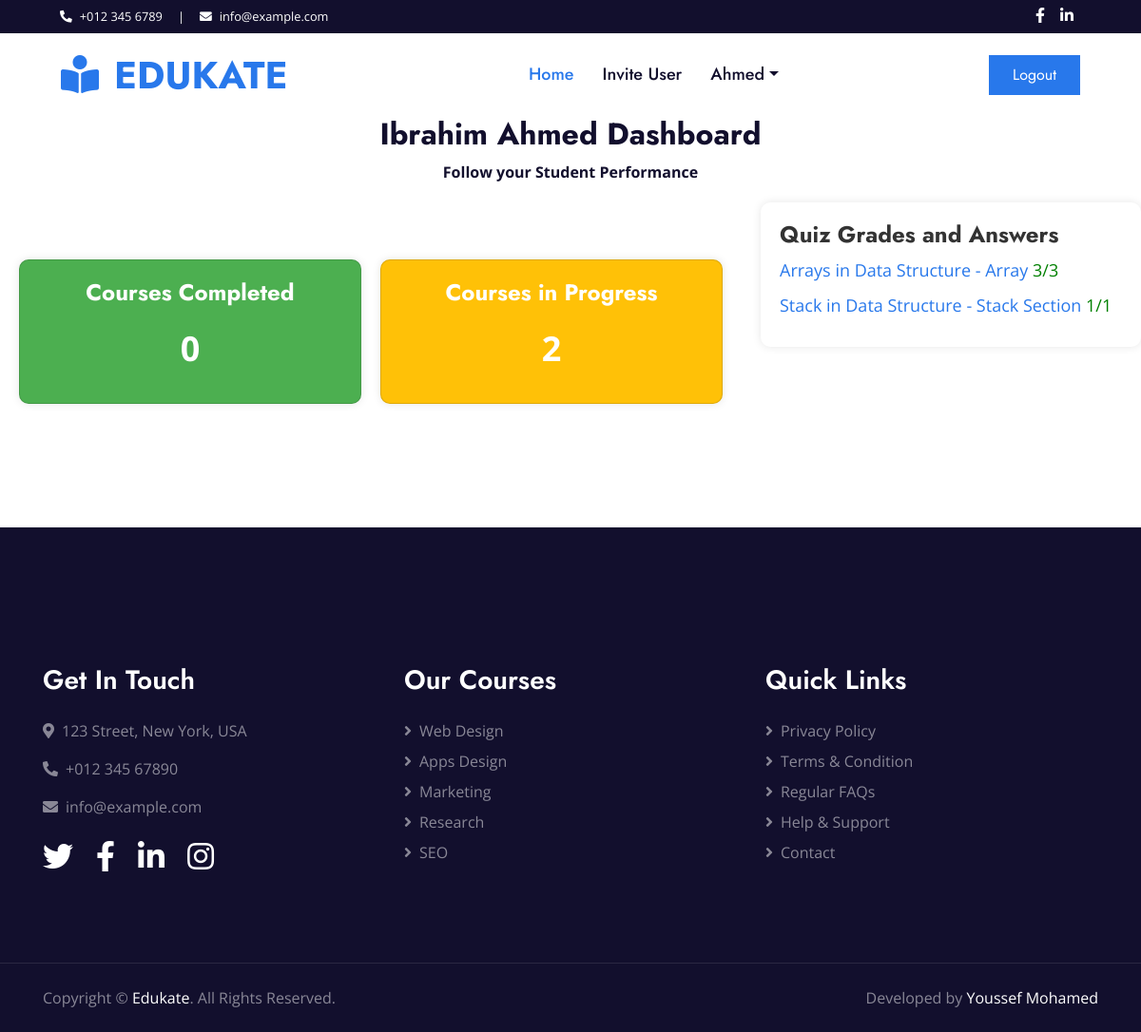
The page /student/dashboard/49 (signed in) on the database its author committed.
### register/models.py (models this page shows, shortened)
class Student(models.Model):
    user = models.OneToOneField(User, on_delete=models.CASCADE)
    name = models.CharField(max_length=50)
    photo = models.ImageField(upload_to='student_photo/%Y/%m/%d/')
    invited_by = models.ForeignKey(Instructor, on_delete=models.CASCADE , to_field='id')

### student/models.py (models this page shows, shortened)
class QuizResult(models.Model):
    lesson = models.ForeignKey(Lesson, on_delete=models.CASCADE)
    quiz = models.ForeignKey(Quiz, on_delete=models.CASCADE)
    student = models.ForeignKey(Student, on_delete=models.CASCADE)
    student_mark = models.IntegerField()
    quiz_mark = models.IntegerField()
    passed = models.CharField(max_length=20)
    class Meta:
        constraints  = [
            models.UniqueConstraint(fields=['quiz', 'student'], name='quiz and studnet')]

### instructor/models.py (models this page shows, shortened)
class Quiz(models.Model):
    lesson = models.ForeignKey(Lesson, on_delete=models.CASCADE)
    title = models.CharField(max_length=50)

class Lesson(models.Model):
    course = models.ForeignKey(Course, on_delete=models.CASCADE)
    name = models.CharField(max_length=50)
    content = models.TextField(max_length=1000)
    students = models.ManyToManyField(Student, through="StudentCourseAccess")

class Course(models.Model):
    instructor = models.ForeignKey(Instructor, on_delete=models.CASCADE)
    courseName = models.CharField(max_length=50)
    image = models.ImageField(upload_to='course_image/%Y/%m/%d/')
    description = models.TextField(max_length=500)
    Type = models.CharField(max_length=50)
    student_complete = models.ManyToManyField(Student, through="CompleteCourse")

### student/views/dashboard_views.py (the view)
# urls.py: path('dashboard/<int:id>', student_performance, name='student_performance'),
@login_required
def student_performance(request, id):
    current_student = Student.objects.get(user = id)
    completed_course = CompleteCourse.objects.filter(student = current_student)
    in_progress = Course.objects.filter(instructor=current_student.invited_by).exclude(id__in=completed_course.values_list('course_id',flat=True))
    quiz_grades = QuizResult.objects.filter(student = current_student)
    return render(request, 'dashboard.html', {'completed':completed_course, 'in_progress':in_progress,
                                            'student':current_student, 'quizs':quiz_grades})

### templates/dashboard.html (shortened to what this page needs)
{% extends 'base/base.html' %}
{% load static %}
{% block content %}
<body>
    {% if user.is_staff %}
<h2 style="text-align: center;">{{student.name}} Dashboard</h2>
<p style="text-align: center; color: #120F2D; font-weight: bold;" >Follow your Student Performance</p>
    {% else %}
<h2 style="text-align: center;">Welcome back, {{student.name}}</h2>
<p style="text-align: center; color: #120F2D; font-weight: bold;" >Here is your Learning Activity</p>
    {% endif %}
<div class="flex-container">
        <div class="container-1">
        <div class="dashboard">
            <div class="card completed" id="coursesCompletedCard" data-course-id = {{student.id}}>
                <h2>Courses Completed</h2>
                <p>{{completed.count}}</p>
            </div>
            <div class="card in-progress" id="coursesInProgressCard"  data-course-id = {{student.id}}>
                <h2>Courses in Progress</h2>
                <p>{{in_progress.count}}</p>
            </div>
        </div>
    </div>
    <div class="quiz-grades" id="quizGradesCard">
        <h2>Quiz Grades and Answers</h2>
        {% for quiz in quizs %}
        <a href="{% url 'student_answers' quiz.quiz.id student.id %}"><p>{{quiz.quiz.title}} in {{quiz.lesson.course.courseName}} - {{quiz.lesson.name}} <span style="color: green;">{{quiz.student_mark}}/{{quiz.quiz_mark}}</span></p></a>
        {% endfor %}
    </div>
</div>
</body>
{% endblock %}

### templates/base/header.html (shortened to what this page needs)
{% load static %}
<!DOCTYPE html>
<html>
    <head>
    <link href="https://cdnjs.cloudflare.com/ajax/libs/font-awesome/5.10.0/css/all.min.css" rel="stylesheet">
    <link href="{% static 'css/style.css' %}" rel="stylesheet">
    </head>
    <body>
        <div class="container-fluid bg-dark">
            <div class="row py-2 px-lg-5">
                <div class="col-lg-6 text-center text-lg-left mb-2 mb-lg-0">
                    <div class="d-inline-flex align-items-center text-white">
                        <small><i class="fa fa-phone-alt mr-2"></i>+012 345 6789</small>
                        <small class="px-3">|</small>
                        <small><i class="fa fa-envelope mr-2"></i>info@example.com</small>
                    </div>
                </div>
                <div class="col-lg-6 text-center text-lg-right">
                    <div class="d-inline-flex align-items-center">
                        <a class="text-white px-2" href="">
                            <i class="fab fa-facebook-f"></i>
                        </a>
                        <a class="text-white px-2" href="">
                            <i class="fab fa-linkedin-in"></i>
                        </a>
                    </div>
                </div>
            </div>
        </div>
        <div class="container-fluid p-0">
            <nav class="navbar navbar-expand-lg bg-white navbar-light py-3 py-lg-0 px-lg-5">
                <a href="{% url 'index' %}" class="navbar-brand ml-lg-3">
                    <h1 class="m-0 text-uppercase text-primary"><i class="fa fa-book-reader mr-3"></i>Edukate</h1>
                </a>
                <div class="collapse navbar-collapse justify-content-between px-lg-3" id="navbarCollapse">
                    <div class="navbar-nav mx-auto py-0">
                        {% if user.is_authenticated %}
                        {% if user.is_staff and not user.is_superuser %}
                        {% if request.user.assistant %}
                        <a href="{% url 'index' %}" class="nav-item nav-link active">Home</a>
                        <a href="{% url 'generate_invitation' %}" class="nav-item nav-link">Invite User</a>
                        {% else %}
                        <a href="{% url 'index' %}" class="nav-item nav-link active">Home</a>
                        <a href="{% url 'generate_invitation' %}" class="nav-item nav-link">Invite User</a>
                        <div class="nav-item dropdown">
                            <a href="#" class="nav-link dropdown-toggle" data-toggle="dropdown">{{user.username}}</a>
                        </div>
                        {% endif %}
                        {% elif user.is_superuser%}
                        <a href="{% url 'index' %}" class="nav-item nav-link active">Home</a>
                        <a href="{% url 'view_mesasges' %}" class="nav-item nav-link">Messages</a>
                        <a href="{% url 'admin:index' %}" class="nav-item nav-link">Admin Panel</a>
                        {% endif %}
                        {% else %}
                        <a href="index.html" class="nav-item nav-link active">Home</a>
                        <a href="#about" class="nav-item nav-link">About Us</a>
                        <a href="#contact" class="nav-item nav-link">Contact Us</a>
                        {% endif %}
                    </div>
                    {% if user.is_authenticated %}
                    <a href="{% url 'signout' %}" class="btn btn-primary py-2 px-4">Logout</a>
                    {% else %}
                    <a href="{% url 'signin' %}" class="btn btn-primary py-2 px-4">Login</a>
                    {% endif %}
                </div>
            </nav>
        </div>
    </body>
</html>

### templates/dashboard.html (style rules this page uses)
.flex-container { display: flex; justify-content: space-between; align-items: flex-start; max-width: 1200px; margin: 20px auto; }
.container-1 { flex: 1; max-width: 800px; margin: 20px auto; padding: 20px; border-radius: 10px; }
.dashboard { display: flex; justify-content: space-between; margin-top: 20px; }
.card { flex: 1; padding: 20px; background-color: #fff; box-shadow: 0px 0px 10px rgba(0, 0, 0, 0.1); border-radius: 10px; transition: transform 0.2s ease-in-out; text-align: center; margin-right: 20px; cursor: pointer; }
.card:last-child { margin-right: 0; }
.card h2 { font-size: 24px; color: #333; }
.card p { font-size: 36px; margin: 10px 0; color: #ffffff; font-weight: bold; }
.card.completed { background-color: #4CAF50; color: #fff; }
.card.in-progress { background-color: #FFC107; color: #fff; }
.card.completed h2, .card.in-progress h2 { color: #fff; }
.quiz-grades { max-width: 400px; flex: 1; padding: 20px; background-color: #fff; box-shadow: 0px 0px 10px rgba(0, 0, 0, 0.1); border-radius: 10px; margin-left: 20px; }
.quiz-grades h2 { font-size: 24px; color: #333; }
.quiz-grades p { font-size: 18px; margin: 10px 0; }

### rows shown on the page
Student: name "Ibrahim Ahmed"
QuizResult: quiz "Arrays", lesson.course.courseName "Data Structure", lesson.name "Array", student_mark "3", quiz_mark "3"
QuizResult: quiz "Stack", lesson.course.courseName "Data Structure", lesson.name "Stack Section", student_mark "1", quiz_mark "1"

### other values the page prints
{{ user.username }} "Ahmed"
{{ completed.count }} "0"
{{ in_progress.count }} "2"
